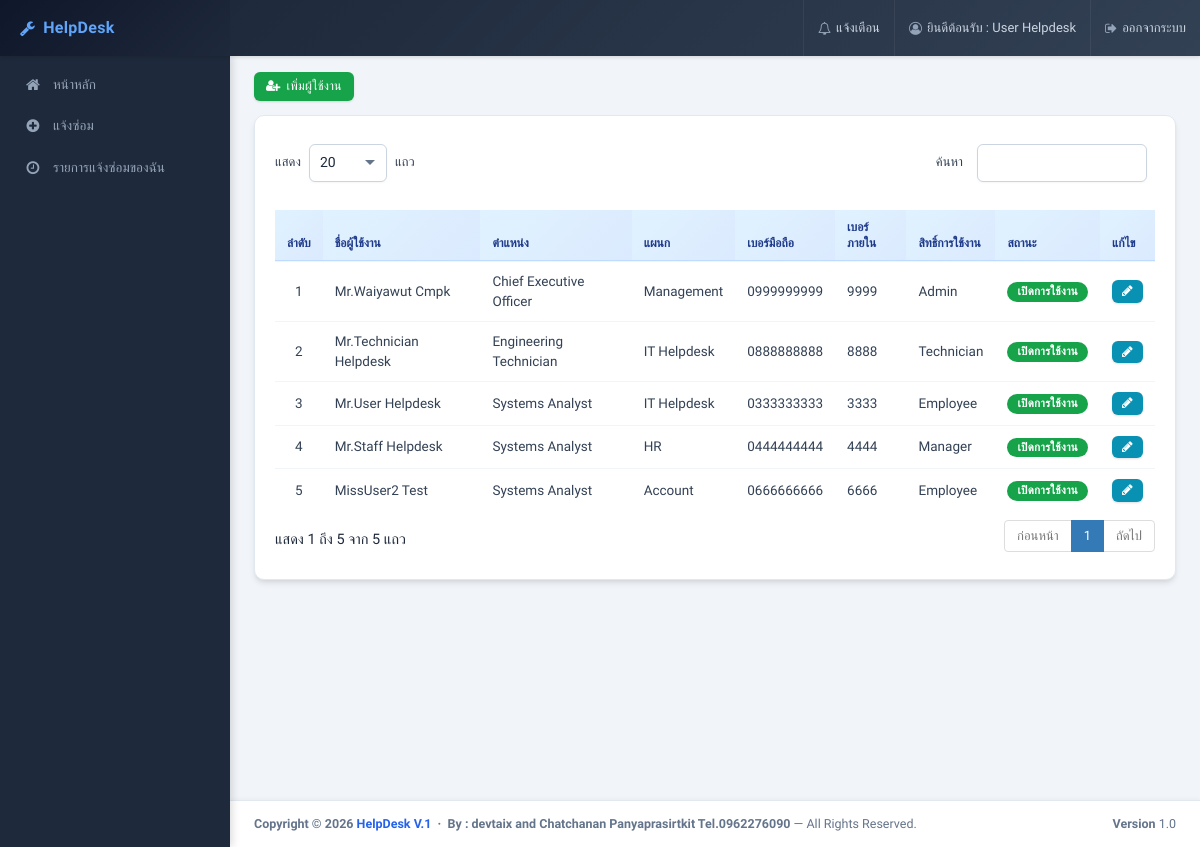
Screenshot of /helpdesk/backend/list_user.php (signed in) with the database file from the repository.
### tables this page shows
CREATE TABLE `tb_user` (
  `u_prefix` varchar(30) NOT NULL,
  `u_fname` varchar(100) NOT NULL,
  `u_lname` varchar(100) NOT NULL,
  `u_idcard` varchar(30) NOT NULL,
  `u_mobile` varchar(30) NOT NULL,
  `u_tel` varchar(30) NOT NULL,
  `u_email` varchar(100) NOT NULL,
  `p_id` int NOT NULL,
  `dep_id` int NOT NULL,
  `u_username` varchar(50) NOT NULL,
  `u_password` varchar(100) NOT NULL,
  `level_id` varchar(2) NOT NULL,
  `u_status` char(1) NOT NULL COMMENT '0=เปิดใช้งาน, 1=ยกเลิก',
  `u_save` datetime NOT NULL
);

CREATE TABLE `tb_position` (
  `p_id` int NOT NULL,
  `p_position` varchar(200) NOT NULL
);

CREATE TABLE `tb_department` (
  `dep_id` int NOT NULL,
  `dep_name` varchar(255) NOT NULL
);

CREATE TABLE `tb_user_level` (
  `level_id` varchar(2) NOT NULL,
  `level_name` varchar(150) NOT NULL
);

### helpdesk/backend/type_user.php (called while the page is built, shortened)
<?php
	include('../config/connect.php');
	$sqlcheck = "SELECT u.*, d.dep_name, l.level_name, p.p_position FROM tb_user AS u
	INNER JOIN tb_user_level AS l ON u.level_id = l.level_id
	INNER JOIN tb_department AS d ON u.dep_id = d.dep_id
	INNER JOIN tb_position AS p ON u.p_id = p.p_id
	WHERE u.u_idcard = '".$_SESSION['u_idcard']."'";
	$result = mysqli_query($conn, $sqlcheck);
	$record = mysqli_fetch_array($result);
?>

### helpdesk/backend/list_user.php (the view, shortened to what this page needs)
<?php session_start();
	include('../config/connect.php');
	include('type_user.php');
	$sql = "SELECT u.u_idcard, u.u_prefix, u.u_fname, u.u_lname, u.u_mobile, u.u_tel, u.u_status,
 l.level_name, dep.dep_name, p.p_position FROM tb_user AS u
	INNER JOIN tb_user_level AS l ON u.level_id = l.level_id
	INNER JOIN tb_department AS dep ON u.dep_id = dep.dep_id
	INNER JOIN tb_position AS p ON u.p_id = p.p_id
	ORDER BY u.u_idcard ASC";
	$query = mysqli_query($conn, $sql);
?>
<!DOCTYPE html>
<html>
<head>
  <?php include('import_style.php');?>
</head>
<body class="hold-transition skin-green sidebar-mini">
<div class="wrapper">
  <?php include('header.php');?>
  <?php include('menu_left.php');?>
  <div class="content-wrapper">
    <section class="content">
<div class="row">
		<div class="col-md-12">
		<div style="margin-bottom:14px;">
			<a href="add_user.php" class="btn btn-success btn-sm"><i class="fa fa-user-plus"></i> เพิ่มผู้ใช้งาน</a>
		</div>
          <div class="box">
            <div class="box-body">
              					<form method="post">
                                <table id="table1" width="100%" class="table table-hover">
                                	<thead>
                                    	<tr class="bg-gray">
                                        	<th width="6%" class="text-center">ลำดับ</th>
                                            <th width="14%">ชื่อผู้ใช้งาน</th>
                                            <th width="16%">ตำแหน่ง</th>
                                            <th width="13%">แผนก</th>
                                            <th width="12%">เบอร์มือถือ</th>
                                            <th width="7%">เบอร์ภายใน</th>
                                            <th width="8%">สิทธิ์การใช้งาน</th>
                                            <th width="10%">สถานะ</th>
                                            <th width="3%">แก้ไข</th>
                                        </tr>
                                    </thead>
                                    <tbody>
                                    <?php
										$i = 1;
										while($rows = mysqli_fetch_array($query)) {
									?>
                                    	<tr>
                                        	<td align="center"><?php echo $i;?></td>
                                            <td><?php echo $rows['u_prefix'];?><?php echo $rows['u_fname'];?> <?php echo $rows['u_lname'];?></td>
                                            <td><?php echo $rows['p_position'];?></td>
                                            <td><?php echo $rows['dep_name'];?></td>
                                            <td><?php echo $rows['u_mobile'];?></td>
                                            <td><?php echo $rows['u_tel'];?></td>
                                            <td><?php echo $rows['level_name'];?></td>
                                            <td>
                                            	<?php if($rows['u_status'] == '0') { ?>
                                                <span class="badge badge bg-red">ปิดการใช้งาน</span>
                                                <?php } else { ?>
                                                <span class="badge badge bg-green">เปิดการใช้งาน</span>
                                                <?php } ?>
                                            </td>
                                            <td align="center">
                                            <a href="edit_user.php?u_idcard=<?php echo $rows['u_idcard'];?>" class="btn btn-info btn-sm btn-icon" title="แก้ไข"><i class="fa fa-pencil"></i></a>
                                            </td>
                                        </tr>
                                    <?php $i++; } ?>
                                    </tbody>
                                </table>
                                </form>
            </div>
          </div>
        </div>
</div>
    </section>
  </div>
  <?php include('footer.php');?>
</div>
</body>
</html>

### helpdesk/backend/import_style.php (shortened to what this page needs)
<link rel="stylesheet" href="bower_components/bootstrap/dist/css/bootstrap.min.css">
<link rel="stylesheet" href="bower_components/font-awesome/css/font-awesome.min.css">
<link rel="stylesheet" href="font_style.css">
<link rel="stylesheet" href="../css/dataTables.bootstrap.min.css">
<link rel="stylesheet" href="assets/css/modern-ui.css">

### helpdesk/backend/header.php (shortened to what this page needs)
<header class="main-header">
    <a href="dashboard.php" class="logo">
      <span class="logo-lg"><i class="fa fa-wrench" style="margin-right:8px;color:#60a5fa;"></i><b>HelpDesk</b></span>
    </a>
    <nav class="navbar navbar-static-top">
      <a href="#" class="sidebar-toggle" data-toggle="push-menu" role="button">
      </a>
      <div class="navbar-custom-menu">
        <ul class="nav navbar-nav">
          <li>
            <a href="notification.php" title="แจ้งเตือน">
              <i class="fa fa-bell-o"></i>
              <span class="hidden-xs">แจ้งเตือน</span>
            </a>
          </li>
          <li>
            <a href="#" style="pointer-events:none; cursor:default;">
              <i class="fa fa-user-circle-o"></i>
              <span class="hidden-xs">ยินดีต้อนรับ : <?php echo $record['u_fname']; ?> <?php echo $record['u_lname']; ?></span>
            </a>
          </li>
          <li>
            <a href="logout.php">
              <i class="fa fa-sign-out"></i>
              <span class="hidden-xs">ออกจากระบบ</span>
            </a>
          </li>
        </ul>
      </div>
    </nav>
</header>

### helpdesk/backend/menu_left.php (shortened to what this page needs)
<aside class="main-sidebar">
  <section class="sidebar">
    <ul class="sidebar-menu" data-widget="tree">
      <li>
        <a href="dashboard.php">
          <i class="fa fa-home"></i>
          <span>หน้าหลัก</span>
        </a>
      </li>
      <?php if($_SESSION['level_id'] == '03'): ?>
      <li>
        <a href="add_repair.php">
          <i class="fa fa-plus-circle"></i>
          <span>แจ้งซ่อม</span>
        </a>
      </li>
      <li>
        <a href="repair.php">
          <i class="fa fa-clock-o"></i>
          <span>รายการแจ้งซ่อมของฉัน</span>
        </a>
      </li>
      <?php endif; ?>
    </ul>
  </section>
</aside>

### helpdesk/backend/footer.php
<footer class="main-footer">
  <div class="pull-right hidden-xs">
    <b>Version</b> 1.0
  </div>
  <strong>Copyright &copy; 2026 <a href="index.php">HelpDesk V.1</a> &nbsp;&middot;&nbsp; By : devtaix and Chatchanan Panyaprasirtkit Tel.0962276090</strong>
  &mdash; All Rights Reserved.
</footer>

### helpdesk/backend/import_style.php (style rules this page uses)
body { font-family: 'Kanit', sans-serif; font-size: 13px; }
span { font-family: 'Kanit', sans-serif; }
.btn { font-size: 13px; }

### rows the page displays
tb_user: u_fname "User", u_lname "Helpdesk", u_prefix "Mr.", p.p_position "Systems Analyst", dep.dep_name "IT Helpdesk", u_mobile "0333333333", u_tel "3333", level.level_name "Employee", u_status "เปิดการใช้งาน"
tb_user: u_prefix "Mr.", u_fname "Waiyawut", u_lname "Cmpk", p.p_position "Chief Executive Officer", dep.dep_name "Management", u_mobile "0999999999", u_tel "9999", level.level_name "Admin", u_status "เปิดการใช้งาน"
tb_user: u_prefix "Mr.", u_fname "Technician", u_lname "Helpdesk", p.p_position "Engineering Technician", dep.dep_name "IT Helpdesk", u_mobile "0888888888", u_tel "8888", level.level_name "Technician", u_status "เปิดการใช้งาน"
tb_user: u_prefix "Mr.", u_fname "Staff", u_lname "Helpdesk", p.p_position "Systems Analyst", dep.dep_name "HR", u_mobile "0444444444", u_tel "4444", level.level_name "Manager", u_status "เปิดการใช้งาน"
tb_user: u_prefix "Miss", u_fname "User2", u_lname "Test", p.p_position "Systems Analyst", dep.dep_name "Account", u_mobile "0666666666", u_tel "6666", level.level_name "Employee", u_status "เปิดการใช้งาน"
